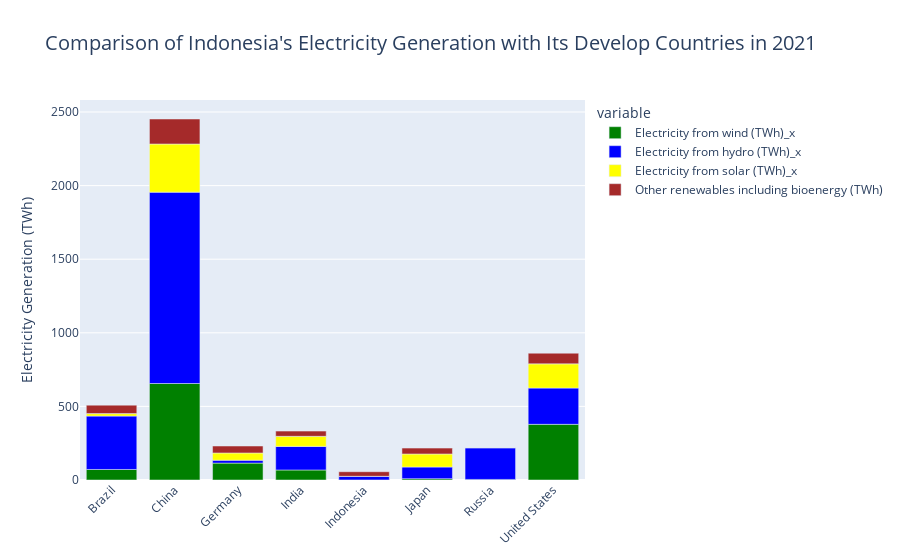

This figure's notebook cell:
### Markdown cell above
### Comparison of Indonesia's renewable energy with Develop countries in 2021

### Code cell
selected_year = 2021
develop_countries = ['Indonesia','United States', 'China', 'India', 'Brazil', 'Germany', 'Russia', 'Japan']
renewable_sources = ['Electricity from wind (TWh)_x', 'Electricity from hydro (TWh)_x', 'Electricity from solar (TWh)_x', 'Other renewables including bioenergy (TWh)']

filtered_data = df[(df['Year'] == selected_year) & (df['Entity'].isin(develop_countries))]

colors = ['green', 'blue', 'yellow', 'brown']

fig = px.bar(filtered_data, x='Entity', y=renewable_sources,
             title=f'Comparison of Indonesia\'s Electricity Generation with Its Develop Countries in {selected_year}',
             labels={'Entity': 'Countries', 'value': 'Electricity Generation (TWh)'},
             color_discrete_sequence=colors)

fig.update_layout(xaxis_tickangle=-45, xaxis_title=None, yaxis_title='Electricity Generation (TWh)',
                  title_font=dict(size=20))

fig.show()

### Figure 1 — Plotly figure (JSON) as saved in the notebook; plotly's stock layout.template omitted (floating-point values rounded to 4 significant figures)
{"data": [{"alignmentgroup": "True", "hovertemplate": "variable=Electricity from wind (TWh)_x<br>Countries=%{x}<br>Electricity Generation (TWh)=%{y}<extra></extra>", "legendgroup": "Electricity from wind (TWh)_x", "marker": {"color": "green", "pattern": {"shape": ""}}, "name": "Electricity from wind (TWh)_x", "offsetgroup": "Electricity from wind (TWh)_x", "orientation": "v", "showlegend": true, "textposition": "auto", "type": "bar", "x": ["Brazil", "China", "Germany", "India", "Indonesia", "Japan", "Russia", "United States"], "xaxis": "x", "y": [71.5, 655.6, 114.7, 68.09, 0.44, 8.96, 3.89, 378.2], "yaxis": "y"}, {"alignmentgroup": "True", "hovertemplate": "variable=Electricity from hydro (TWh)_x<br>Countries=%{x}<br>Electricity Generation (TWh)=%{y}<extra></extra>", "legendgroup": "Electricity from hydro (TWh)_x", "marker": {"color": "blue", "pattern": {"shape": ""}}, "name": "Electricity from hydro (TWh)_x", "offsetgroup": "Electricity from hydro (TWh)_x", "orientation": "v", "showlegend": true, "textposition": "auto", "type": "bar", "x": ["Brazil", "China", "Germany", "India", "Indonesia", "Japan", "Russia", "United States"], "xaxis": "x", "y": [362.8, 1300, 19.66, 160.3, 24.7, 79.14, 214.5, 246.5], "yaxis": "y"}, {"alignmentgroup": "True", "hovertemplate": "variable=Electricity from solar (TWh)_x<br>Countries=%{x}<br>Electricity Generation (TWh)=%{y}<extra></extra>", "legendgroup": "Electricity from solar (TWh)_x", "marker": {"color": "yellow", "pattern": {"shape": ""}}, "name": "Electricity from solar (TWh)_x", "offsetgroup": "Electricity from solar (TWh)_x", "orientation": "v", "showlegend": true, "textposition": "auto", "type": "bar", "x": ["Brazil", "China", "Germany", "India", "Indonesia", "Japan", "Russia", "United States"], "xaxis": "x", "y": [16.75, 327, 49.34, 68.31, 0.19, 88.7, 2.3, 164.4], "yaxis": "y"}, {"alignmentgroup": "True", "hovertemplate": "variable=Other renewables including bioenergy (TWh)<br>Countries=%{x}<br>Electricity Generation (TWh)=%{y}<extra></extra>", "legendgroup": "Other renewables including bioenergy (TWh)", "marker": {"color": "brown", "pattern": {"shape": ""}}, "name": "Other renewables including bioenergy (TWh)", "offsetgroup": "Other renewables including bioenergy (TWh)", "orientation": "v", "showlegend": true, "textposition": "auto", "type": "bar", "x": ["Brazil", "China", "Germany", "India", "Indonesia", "Japan", "Russia", "United States"], "xaxis": "x", "y": [57.6, 169.9, 47.15, 35.47, 30.89, 39.93, 0.93, 72.49], "yaxis": "y"}], "layout": {"barmode": "relative", "legend": {"title": {"text": "variable"}, "tracegroupgap": 0}, "title": {"font": {"size": 20}, "text": "Comparison of Indonesia's Electricity Generation with Its Develop Countries in 2021"}, "xaxis": {"anchor": "y", "domain": [0, 1], "tickangle": -45, "title": {}}, "yaxis": {"anchor": "x", "domain": [0, 1], "title": {"text": "Electricity Generation (TWh)"}}}}
